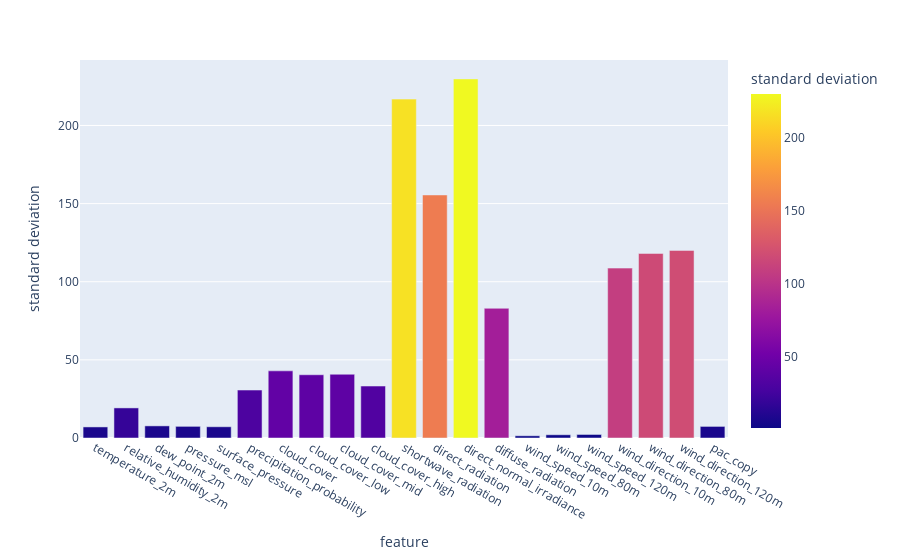

Notebook code for this chart:
### Code cell
fig = px.bar(Std, x='feature', y='standard deviation',color='standard deviation')
fig.show()

### Figure 1 — Plotly figure (JSON) as saved in the notebook; plotly's stock layout.template omitted (floating-point values rounded to 4 significant figures)
{"data": [{"hovertemplate": "feature=%{x}<br>standard deviation=%{marker.color}<extra></extra>", "legendgroup": "", "marker": {"color": [7.083, 19.26, 7.759, 7.458, 7.194, 30.68, 42.97, 40.48, 40.8, 33.25, 216.9, 155.5, 229.8, 83.01, 1.412, 2.067, 2.258, 108.7, 118.1, 120.1, 7.415], "coloraxis": "coloraxis", "pattern": {"shape": ""}}, "name": "", "orientation": "v", "showlegend": false, "textposition": "auto", "type": "bar", "x": ["temperature_2m", "relative_humidity_2m", "dew_point_2m", "pressure_msl", "surface_pressure", "precipitation_probability", "cloud_cover", "cloud_cover_low", "cloud_cover_mid", "cloud_cover_high", "shortwave_radiation", "direct_radiation", "direct_normal_irradiance", "diffuse_radiation", "wind_speed_10m", "wind_speed_80m", "wind_speed_120m", "wind_direction_10m", "wind_direction_80m", "wind_direction_120m", "pac_copy"], "xaxis": "x", "y": [7.083, 19.26, 7.759, 7.458, 7.194, 30.68, 42.97, 40.48, 40.8, 33.25, 216.9, 155.5, 229.8, 83.01, 1.412, 2.067, 2.258, 108.7, 118.1, 120.1, 7.415], "yaxis": "y"}], "layout": {"barmode": "relative", "coloraxis": {"colorbar": {"title": {"text": "standard deviation"}}, "colorscale": [[0, "#0d0887"], [0.1111, "#46039f"], [0.2222, "#7201a8"], [0.3333, "#9c179e"], [0.4444, "#bd3786"], [0.5556, "#d8576b"], [0.6667, "#ed7953"], [0.7778, "#fb9f3a"], [0.8889, "#fdca26"], [1, "#f0f921"]]}, "legend": {"tracegroupgap": 0}, "margin": {"t": 60}, "xaxis": {"anchor": "y", "domain": [0, 1], "title": {"text": "feature"}}, "yaxis": {"anchor": "x", "domain": [0, 1], "title": {"text": "standard deviation"}}}}
